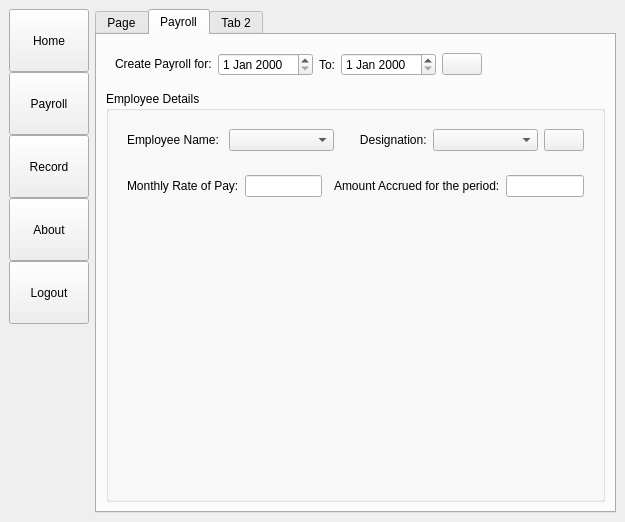
<?xml version="1.0" encoding="UTF-8"?>
<ui version="4.0">
 <class>MainWindow</class>
 <widget class="QMainWindow" name="MainWindow">
  <property name="geometry">
   <rect>
    <x>0</x>
    <y>0</y>
    <width>625</width>
    <height>522</height>
   </rect>
  </property>
  <property name="windowTitle">
   <string>MainWindow</string>
  </property>
  <widget class="QWidget" name="widget">
   <property name="cursor">
    <cursorShape>ArrowCursor</cursorShape>
   </property>
   <property name="contextMenuPolicy">
    <enum>Qt::DefaultContextMenu</enum>
   </property>
   <property name="accessibleName">
    <string/>
   </property>
   <property name="layoutDirection">
    <enum>Qt::LeftToRight</enum>
   </property>
   <layout class="QHBoxLayout" name="horizontalLayout">
    <item>
     <layout class="QHBoxLayout" name="horizontalLayout_2">
      <item>
       <layout class="QVBoxLayout" name="verticalLayout_3">
        <property name="spacing">
         <number>0</number>
        </property>
        <item>
         <widget class="QPushButton" name="pushButton_2">
          <property name="sizePolicy">
           <sizepolicy hsizetype="Minimum" vsizetype="Minimum">
            <horstretch>0</horstretch>
            <verstretch>0</verstretch>
           </sizepolicy>
          </property>
          <property name="text">
           <string>Home</string>
          </property>
         </widget>
        </item>
        <item>
         <widget class="QPushButton" name="pushButton_6">
          <property name="sizePolicy">
           <sizepolicy hsizetype="Minimum" vsizetype="Minimum">
            <horstretch>0</horstretch>
            <verstretch>0</verstretch>
           </sizepolicy>
          </property>
          <property name="text">
           <string>Payroll</string>
          </property>
         </widget>
        </item>
        <item>
         <widget class="QPushButton" name="pushButton_5">
          <property name="sizePolicy">
           <sizepolicy hsizetype="Minimum" vsizetype="Minimum">
            <horstretch>0</horstretch>
            <verstretch>0</verstretch>
           </sizepolicy>
          </property>
          <property name="text">
           <string>Record</string>
          </property>
         </widget>
        </item>
        <item>
         <widget class="QPushButton" name="pushButton_3">
          <property name="sizePolicy">
           <sizepolicy hsizetype="Minimum" vsizetype="Minimum">
            <horstretch>0</horstretch>
            <verstretch>0</verstretch>
           </sizepolicy>
          </property>
          <property name="text">
           <string>About</string>
          </property>
         </widget>
        </item>
        <item>
         <widget class="QPushButton" name="pushButton_4">
          <property name="sizePolicy">
           <sizepolicy hsizetype="Minimum" vsizetype="Minimum">
            <horstretch>0</horstretch>
            <verstretch>0</verstretch>
           </sizepolicy>
          </property>
          <property name="text">
           <string>Logout</string>
          </property>
         </widget>
        </item>
        <item>
         <widget class="QWidget" name="widget_4" native="true"/>
        </item>
        <item>
         <widget class="QWidget" name="widget_3" native="true"/>
        </item>
        <item>
         <widget class="QWidget" name="widget_2" native="true"/>
        </item>
       </layout>
      </item>
      <item>
       <widget class="QTabWidget" name="tabWidget">
        <property name="currentIndex">
         <number>1</number>
        </property>
        <widget class="QWidget" name="tab_3">
         <attribute name="title">
          <string>Page</string>
         </attribute>
         <layout class="QHBoxLayout" name="horizontalLayout_8">
          <item>
           <layout class="QVBoxLayout" name="verticalLayout_6">
            <item>
             <widget class="QWidget" name="widget_9" native="true">
              <property name="sizePolicy">
               <sizepolicy hsizetype="Fixed" vsizetype="Fixed">
                <horstretch>0</horstretch>
                <verstretch>0</verstretch>
               </sizepolicy>
              </property>
              <layout class="QHBoxLayout" name="horizontalLayout_9">
               <item>
                <widget class="QPushButton" name="pushButton">
                 <property name="sizePolicy">
                  <sizepolicy hsizetype="Fixed" vsizetype="Fixed">
                   <horstretch>0</horstretch>
                   <verstretch>0</verstretch>
                  </sizepolicy>
                 </property>
                 <property name="text">
                  <string>Add Payroll</string>
                 </property>
                </widget>
               </item>
               <item>
                <widget class="QPushButton" name="pushButton_9">
                 <property name="sizePolicy">
                  <sizepolicy hsizetype="Fixed" vsizetype="Fixed">
                   <horstretch>0</horstretch>
                   <verstretch>0</verstretch>
                  </sizepolicy>
                 </property>
                 <property name="text">
                  <string>Edit Record</string>
                 </property>
                </widget>
               </item>
               <item>
                <widget class="QPushButton" name="pushButton_10">
                 <property name="sizePolicy">
                  <sizepolicy hsizetype="Fixed" vsizetype="Fixed">
                   <horstretch>0</horstretch>
                   <verstretch>0</verstretch>
                  </sizepolicy>
                 </property>
                 <property name="text">
                  <string>Delete Record</string>
                 </property>
                </widget>
               </item>
              </layout>
             </widget>
            </item>
            <item>
             <widget class="QWidget" name="widget_10" native="true">
              <layout class="QHBoxLayout" name="horizontalLayout_7">
               <item>
                <widget class="QTableWidget" name="tableWidget">
                 <property name="sizePolicy">
                  <sizepolicy hsizetype="Fixed" vsizetype="Preferred">
                   <horstretch>0</horstretch>
                   <verstretch>0</verstretch>
                  </sizepolicy>
                 </property>
                 <row>
                  <property name="text">
                   <string>1</string>
                  </property>
                 </row>
                 <column>
                  <property name="text">
                   <string>Payroll Record</string>
                  </property>
                  <property name="font">
                   <font>
                    <weight>75</weight>
                    <bold>true</bold>
                   </font>
                  </property>
                 </column>
                 <item row="0" column="0">
                  <property name="text">
                   <string>FOR THE PERIOD SEPTEMBER 16-30, 2019</string>
                  </property>
                 </item>
                </widget>
               </item>
               <item>
                <widget class="QWidget" name="widget_12" native="true">
                 <layout class="QVBoxLayout" name="verticalLayout_8">
                  <item>
                   <widget class="QWidget" name="widget_11" native="true">
                    <property name="sizePolicy">
                     <sizepolicy hsizetype="Preferred" vsizetype="Preferred">
                      <horstretch>0</horstretch>
                      <verstretch>0</verstretch>
                     </sizepolicy>
                    </property>
                    <layout class="QHBoxLayout" name="horizontalLayout_10">
                     <item>
                      <widget class="QPushButton" name="pushButton_11">
                       <property name="sizePolicy">
                        <sizepolicy hsizetype="Fixed" vsizetype="Preferred">
                         <horstretch>0</horstretch>
                         <verstretch>0</verstretch>
                        </sizepolicy>
                       </property>
                       <property name="text">
                        <string>Open as Excel</string>
                       </property>
                      </widget>
                     </item>
                     <item>
                      <widget class="QWidget" name="widget_18" native="true"/>
                     </item>
                    </layout>
                   </widget>
                  </item>
                  <item>
                   <widget class="QWidget" name="widget_16" native="true">
                    <layout class="QHBoxLayout" name="horizontalLayout_11">
                     <item>
                      <widget class="QPushButton" name="pushButton_12">
                       <property name="sizePolicy">
                        <sizepolicy hsizetype="Fixed" vsizetype="Preferred">
                         <horstretch>0</horstretch>
                         <verstretch>0</verstretch>
                        </sizepolicy>
                       </property>
                       <property name="text">
                        <string>Print</string>
                       </property>
                      </widget>
                     </item>
                     <item>
                      <widget class="QWidget" name="widget_17" native="true"/>
                     </item>
                    </layout>
                   </widget>
                  </item>
                  <item>
                   <widget class="QWidget" name="widget_15" native="true"/>
                  </item>
                  <item>
                   <widget class="QWidget" name="widget_14" native="true"/>
                  </item>
                  <item>
                   <widget class="QWidget" name="widget_13" native="true"/>
                  </item>
                 </layout>
                </widget>
               </item>
              </layout>
             </widget>
            </item>
           </layout>
          </item>
         </layout>
        </widget>
        <widget class="QWidget" name="tab">
         <attribute name="title">
          <string>Payroll</string>
         </attribute>
         <layout class="QVBoxLayout" name="verticalLayout_4">
          <item>
           <widget class="QWidget" name="widget_5" native="true">
            <property name="sizePolicy">
             <sizepolicy hsizetype="Fixed" vsizetype="Fixed">
              <horstretch>0</horstretch>
              <verstretch>0</verstretch>
             </sizepolicy>
            </property>
            <layout class="QHBoxLayout" name="horizontalLayout_4">
             <item>
              <widget class="QLabel" name="label">
               <property name="sizePolicy">
                <sizepolicy hsizetype="Fixed" vsizetype="Fixed">
                 <horstretch>0</horstretch>
                 <verstretch>0</verstretch>
                </sizepolicy>
               </property>
               <property name="minimumSize">
                <size>
                 <width>0</width>
                 <height>12</height>
                </size>
               </property>
               <property name="font">
                <font>
                 <pointsize>9</pointsize>
                 <weight>50</weight>
                 <bold>false</bold>
                </font>
               </property>
               <property name="text">
                <string>Create Payroll for:</string>
               </property>
              </widget>
             </item>
             <item>
              <widget class="QDateEdit" name="dateEdit">
               <property name="sizePolicy">
                <sizepolicy hsizetype="Preferred" vsizetype="Fixed">
                 <horstretch>0</horstretch>
                 <verstretch>0</verstretch>
                </sizepolicy>
               </property>
              </widget>
             </item>
             <item>
              <widget class="QLabel" name="label_6">
               <property name="text">
                <string>To:</string>
               </property>
              </widget>
             </item>
             <item>
              <widget class="QDateEdit" name="dateEdit_2"/>
             </item>
             <item>
              <widget class="QPushButton" name="pushButton_8">
               <property name="sizePolicy">
                <sizepolicy hsizetype="Fixed" vsizetype="Fixed">
                 <horstretch>0</horstretch>
                 <verstretch>0</verstretch>
                </sizepolicy>
               </property>
               <property name="text">
                <string/>
               </property>
              </widget>
             </item>
            </layout>
           </widget>
          </item>
          <item>
           <widget class="QGroupBox" name="groupBox">
            <property name="title">
             <string>Employee Details</string>
            </property>
            <layout class="QVBoxLayout" name="verticalLayout_5">
             <item>
              <widget class="QWidget" name="widget_6" native="true">
               <property name="sizePolicy">
                <sizepolicy hsizetype="Preferred" vsizetype="Fixed">
                 <horstretch>0</horstretch>
                 <verstretch>0</verstretch>
                </sizepolicy>
               </property>
               <layout class="QHBoxLayout" name="horizontalLayout_5">
                <item>
                 <widget class="QLabel" name="label_2">
                  <property name="sizePolicy">
                   <sizepolicy hsizetype="Fixed" vsizetype="Fixed">
                    <horstretch>0</horstretch>
                    <verstretch>0</verstretch>
                   </sizepolicy>
                  </property>
                  <property name="font">
                   <font>
                    <pointsize>9</pointsize>
                   </font>
                  </property>
                  <property name="text">
                   <string>Employee Name: </string>
                  </property>
                 </widget>
                </item>
                <item>
                 <widget class="QComboBox" name="comboBox">
                  <property name="sizePolicy">
                   <sizepolicy hsizetype="Preferred" vsizetype="Fixed">
                    <horstretch>0</horstretch>
                    <verstretch>0</verstretch>
                   </sizepolicy>
                  </property>
                 </widget>
                </item>
                <item>
                 <widget class="QLabel" name="label_3">
                  <property name="sizePolicy">
                   <sizepolicy hsizetype="Fixed" vsizetype="Fixed">
                    <horstretch>0</horstretch>
                    <verstretch>0</verstretch>
                   </sizepolicy>
                  </property>
                  <property name="font">
                   <font>
                    <pointsize>9</pointsize>
                   </font>
                  </property>
                  <property name="text">
                   <string>      Designation:</string>
                  </property>
                 </widget>
                </item>
                <item>
                 <widget class="QComboBox" name="comboBox_2"/>
                </item>
                <item>
                 <widget class="QPushButton" name="pushButton_7">
                  <property name="sizePolicy">
                   <sizepolicy hsizetype="Fixed" vsizetype="Fixed">
                    <horstretch>0</horstretch>
                    <verstretch>0</verstretch>
                   </sizepolicy>
                  </property>
                  <property name="text">
                   <string/>
                  </property>
                 </widget>
                </item>
               </layout>
              </widget>
             </item>
             <item>
              <widget class="QWidget" name="widget_7" native="true">
               <property name="sizePolicy">
                <sizepolicy hsizetype="Preferred" vsizetype="Fixed">
                 <horstretch>0</horstretch>
                 <verstretch>0</verstretch>
                </sizepolicy>
               </property>
               <layout class="QHBoxLayout" name="horizontalLayout_6">
                <item>
                 <widget class="QLabel" name="label_4">
                  <property name="sizePolicy">
                   <sizepolicy hsizetype="Fixed" vsizetype="Fixed">
                    <horstretch>0</horstretch>
                    <verstretch>0</verstretch>
                   </sizepolicy>
                  </property>
                  <property name="font">
                   <font>
                    <pointsize>9</pointsize>
                   </font>
                  </property>
                  <property name="text">
                   <string>Monthly Rate of Pay:</string>
                  </property>
                 </widget>
                </item>
                <item>
                 <widget class="QLineEdit" name="lineEdit">
                  <property name="readOnly">
                   <bool>true</bool>
                  </property>
                 </widget>
                </item>
                <item>
                 <widget class="QLabel" name="label_5">
                  <property name="sizePolicy">
                   <sizepolicy hsizetype="Fixed" vsizetype="Fixed">
                    <horstretch>0</horstretch>
                    <verstretch>0</verstretch>
                   </sizepolicy>
                  </property>
                  <property name="font">
                   <font>
                    <pointsize>9</pointsize>
                   </font>
                  </property>
                  <property name="text">
                   <string>  Amount Accrued for the period:</string>
                  </property>
                 </widget>
                </item>
                <item>
                 <widget class="QLineEdit" name="lineEdit_2"/>
                </item>
               </layout>
              </widget>
             </item>
             <item>
              <widget class="QWidget" name="widget_8" native="true"/>
             </item>
            </layout>
           </widget>
          </item>
         </layout>
        </widget>
        <widget class="QWidget" name="tab_2">
         <attribute name="title">
          <string>Tab 2</string>
         </attribute>
        </widget>
       </widget>
      </item>
     </layout>
    </item>
   </layout>
  </widget>
 </widget>
 <resources/>
 <connections/>
</ui>
